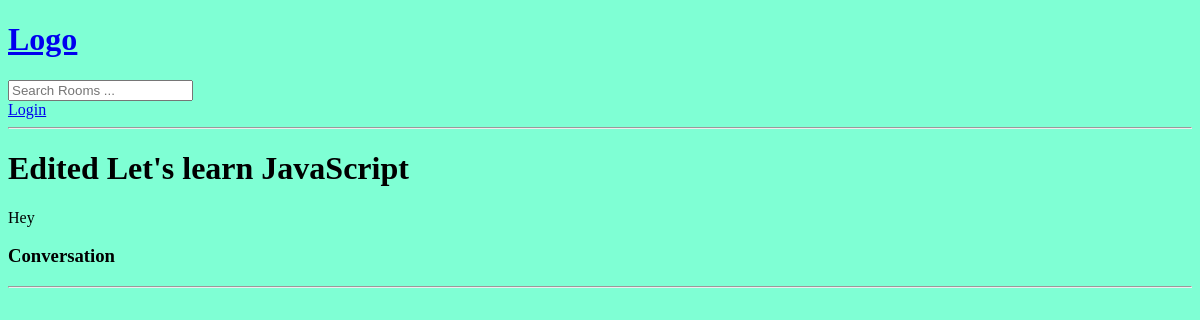
/room/3/, run on an earlier commit of the app's database.
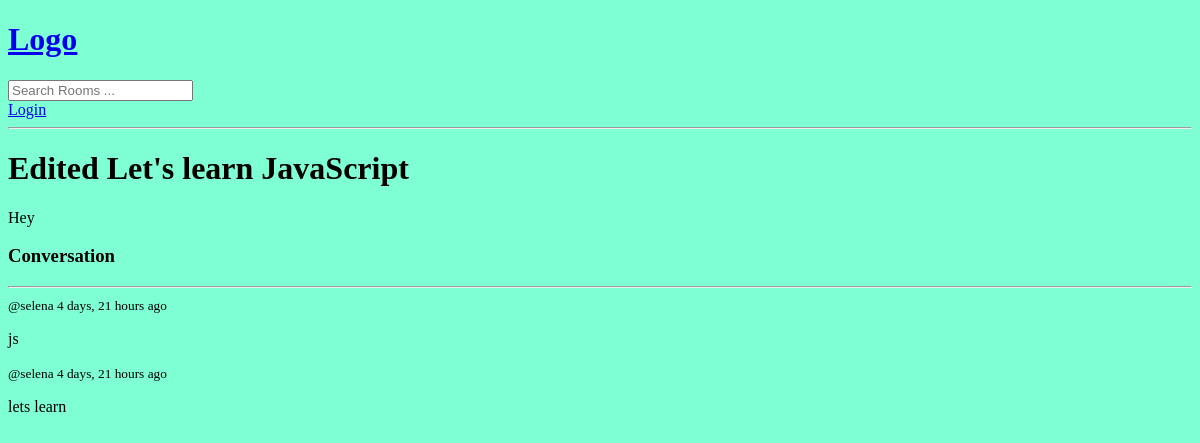
And on a later commit of the database.
### study/models.py (models this page shows, shortened)
class Room(models.Model):
    host = models.ForeignKey(User, on_delete=models.SET_NULL, null=True)
    topic = models.ForeignKey(Topic, on_delete=models.SET_NULL, null=True)
    name = models.CharField(max_length=200)
    description = models.TextField(null=True, blank=True)
    participants = models.ManyToManyField(User, related_name='participants', blank=True)
    updated = models.DateTimeField(auto_now=True) # each update
    created = models.DateTimeField(auto_now_add=True) # one time date
    class Meta:
        ordering = ['-updated', '-created']

class Message(models.Model):
    user = models.ForeignKey(User, on_delete=models.CASCADE)
    room = models.ForeignKey(Room, on_delete=models.CASCADE)
    body = models.TextField()
    updated = models.DateTimeField(auto_now=True)
    created = models.DateTimeField(auto_now_add=True)

### study/views.py (the view, shortened to what this page needs)
# urls.py: path('room/<str:pk>/', views.room, name="room"),
def room(request, pk):
    room = Room.objects.get(id=pk)
    room_messages = room.message_set.all().order_by('-created') # newest first
    participants = room.participants.all()
    context = {'room': room, 'room_messages': room_messages, 'participants': participants}
    return render(request, 'base/room.html', context)

### templates/base/room.html (shortened to what this page needs)
{% extends 'main.html' %}
{% block content %}
<div class="room-container">
    <div>
        <h1>{{room.name}}</h1>
        <p>{{room.description}}</p>
        <div class="comment-wrapper">
            <h3>Conversation</h3>
            <hr>
            {% for message in room_messages %}
            <div>
                <small>@{{message.user}}  {{message.created|timesince}} ago</small>
                <p>{{message.body}}</p>
            </div>
            {% endfor %}
        </div>
{% endblock content %}

### templates/main.html (shortened to what this page needs)
<!DOCTYPE html>
{% load static %}
<html>
    <head>
        <link rel="stylesheet" type="text/css" media="screen" href="{% static "styles/main.css" %}">
    </head>
    <body>
        {% include 'navbar.html' %}
        {% block content %}
        {% endblock content %}
    </body>
</html>

### templates/navbar.html
<a href="/">
    <h1>Logo</h1>
</a>
<form method="GET" action="{% url 'home' %}">
    <input type="text" name="q" placeholder="Search Rooms ..."/>
</form>
{% if request.user.is_authenticated %}
<p>Hello {{request.user}}</p>
<a href="{% url 'logout' %}">Logout</a>
{% else %}
<a href="{% url 'login' %}">Login</a>
{% endif %}
<hr>

### static/styles/main.css (style rules this page uses)
body { background-color: aquamarine; }

What changed in the data, as far as the page shows it:
added Message: user "selena", created "4 days, 21 hours", body "js"
added Message: user "selena", created "4 days, 21 hours", body "lets learn"
